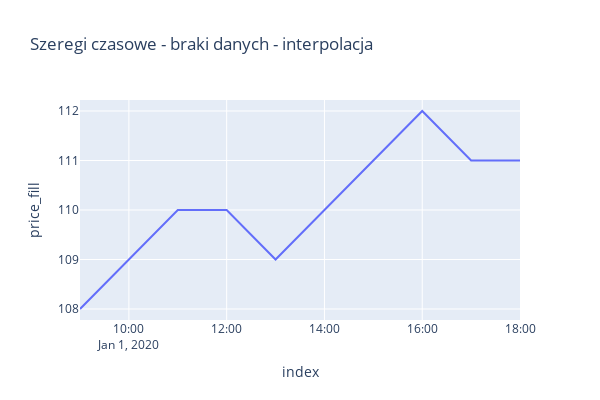

Here is the notebook cell this chart was saved with:
### Code cell
df_plotly = df.reset_index()
df_plotly['price_fill'] = df_plotly['price'].interpolate()
px.line(df_plotly, 'index', 'price_fill', width=600, height=400, 
        title='Szeregi czasowe - braki danych - interpolacja')

### Figure 1 — Plotly figure (JSON) as saved in the notebook; plotly's stock layout.template omitted (floating-point values rounded to 4 significant figures)
{"data": [{"hovertemplate": "index=%{x}<br>price_fill=%{y}<extra></extra>", "legendgroup": "", "line": {"color": "#636efa", "dash": "solid"}, "marker": {"symbol": "circle"}, "mode": "lines", "name": "", "orientation": "v", "showlegend": false, "type": "scatter", "x": ["2020-01-01T09:00:00", "2020-01-01T10:00:00", "2020-01-01T11:00:00", "2020-01-01T12:00:00", "2020-01-01T13:00:00", "2020-01-01T14:00:00", "2020-01-01T15:00:00", "2020-01-01T16:00:00", "2020-01-01T17:00:00", "2020-01-01T18:00:00"], "xaxis": "x", "y": [108, 109, 110, 110, 109, 110, 111, 112, 111, 111], "yaxis": "y"}], "layout": {"height": 400, "legend": {"tracegroupgap": 0}, "title": {"text": "Szeregi czasowe - braki danych - interpolacja"}, "width": 600, "xaxis": {"anchor": "y", "domain": [0, 1], "title": {"text": "index"}}, "yaxis": {"anchor": "x", "domain": [0, 1], "title": {"text": "price_fill"}}}}
